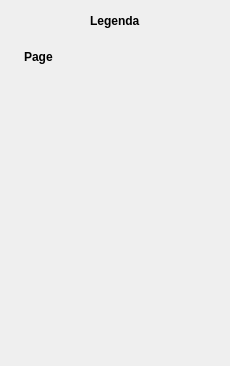
<?xml version="1.0" encoding="UTF-8"?>
<ui version="4.0">
 <class>Legenda</class>
 <widget class="QWidget" name="Legenda">
  <property name="geometry">
   <rect>
    <x>0</x>
    <y>0</y>
    <width>230</width>
    <height>366</height>
   </rect>
  </property>
  <property name="windowTitle">
   <string>Legenda</string>
  </property>
  <property name="styleSheet">
   <string notr="true">QToolBox::tab{
    background: qlineargradient(x1: 0, y1: 0, x2: 0, y2: 1,
                                             stop: 0    #E1E1E1, 
                                             stop: 0.4 #DDDDDD,
                                             stop: 0.5 #D8D8D8,
                                             stop: 1.0 #D3D3D3);
    border-radius: 5px;
    color: black;
    font-weight: normal;
}

QToolBox::tab:selected{
    background: qlineargradient(x1: 0, y1: 0, x2: 0, y2: 1,
                                             stop: 0    #D8D8D8, 
                                             stop: 0.4 #D3D3D3,
                                             stop: 0.5 #CECECE,
                                             stop: 1.0 #CACACA);
    font-weight: bold;
    color: black;
}</string>
  </property>
  <layout class="QGridLayout" name="gridLayout">
   <item row="0" column="0">
    <layout class="QHBoxLayout" name="horizontalLayout">
     <property name="sizeConstraint">
      <enum>QLayout::SetFixedSize</enum>
     </property>
     <item>
      <spacer name="horizontalSpacer">
       <property name="orientation">
        <enum>Qt::Horizontal</enum>
       </property>
       <property name="sizeHint" stdset="0">
        <size>
         <width>40</width>
         <height>20</height>
        </size>
       </property>
      </spacer>
     </item>
     <item>
      <widget class="QLabel" name="label">
       <property name="text">
        <string>&lt;b&gt;Legenda&lt;/b&gt;</string>
       </property>
      </widget>
     </item>
     <item>
      <spacer name="horizontalSpacer_2">
       <property name="orientation">
        <enum>Qt::Horizontal</enum>
       </property>
       <property name="sizeHint" stdset="0">
        <size>
         <width>40</width>
         <height>20</height>
        </size>
       </property>
      </spacer>
     </item>
    </layout>
   </item>
   <item row="1" column="0">
    <widget class="QScrollArea" name="scroll">
     <property name="frameShape">
      <enum>QFrame::NoFrame</enum>
     </property>
     <property name="widgetResizable">
      <bool>true</bool>
     </property>
     <property name="alignment">
      <set>Qt::AlignCenter</set>
     </property>
     <widget class="QWidget" name="scrollAreaWidgetContents">
      <property name="geometry">
       <rect>
        <x>0</x>
        <y>0</y>
        <width>212</width>
        <height>320</height>
       </rect>
      </property>
      <layout class="QGridLayout" name="gridLayout_2">
       <item row="0" column="0">
        <widget class="QToolBox" name="paginas">
         <property name="currentIndex">
          <number>0</number>
         </property>
         <widget class="QWidget" name="page_2">
          <property name="geometry">
           <rect>
            <x>0</x>
            <y>0</y>
            <width>194</width>
            <height>274</height>
           </rect>
          </property>
          <attribute name="label">
           <string>Page</string>
          </attribute>
         </widget>
        </widget>
       </item>
      </layout>
     </widget>
    </widget>
   </item>
  </layout>
 </widget>
 <resources>
  <include location="../imgs/imgs.qrc"/>
 </resources>
 <connections/>
</ui>
